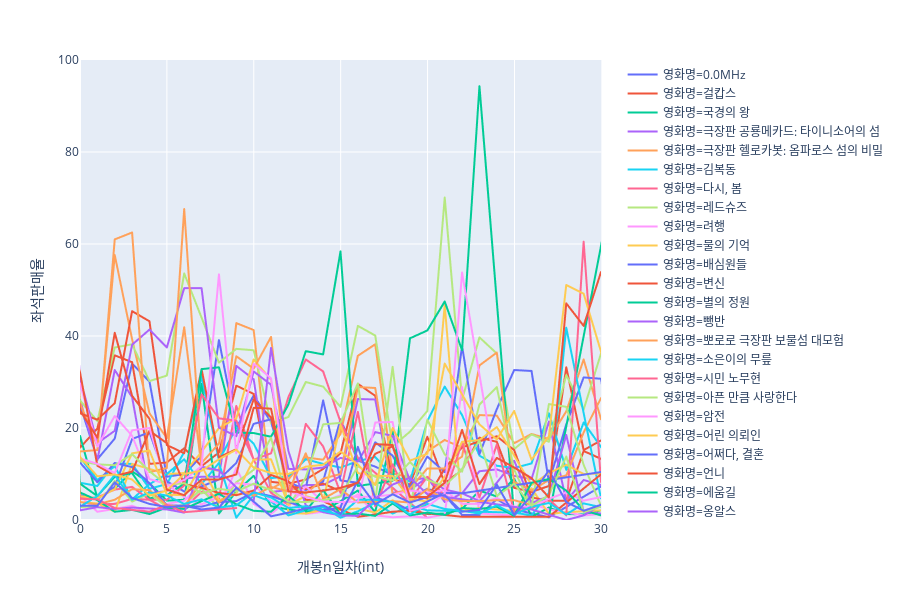

Notebook source saved alongside this figure:
### Code cell
# 2019년 개봉작 F-1 좌석판매율 변화
px.line(f1_2019, x='개봉n일차(int)', y='좌석판매율', color='영화명', range_x=[0,30], range_y=[0,100])

### Figure 1 — Plotly figure (JSON) as saved in the notebook; plotly's stock layout.template omitted (floating-point values rounded to 4 significant figures; data arrays with more than 128 entries replaced by an {"elided": "..."} marker saying what was removed)
{"data": [{"hoverlabel": {"namelength": 0}, "hovertemplate": "영화명=0.0MHz<br>개봉n일차(int)=%{x}<br>좌석판매율=%{y}", "legendgroup": "영화명=0.0MHz", "line": {"color": "#636efa", "dash": "solid"}, "mode": "lines", "name": "영화명=0.0MHz", "showlegend": true, "type": "scattergl", "x": [-9, -2, -1, 0, 1, 2, 3, 4, 5, 6, 7, 8, 9, 10, 11, 12, 13, 14, 15, 16, 17, 18, 19, 20, 21, 22, 23, 24, 25, 27, 30], "xaxis": "x", "y": [78.4, 100, 98.3, 25.1, 13.2, 17.7, 34, 30.1, 9.4, 10, 13.9, 39.1, 19.9, 27.1, 21.3, 8.3, 6.5, 8.4, 21.9, 12.9, 11.6, 9.8, 4.6, 6.8, 5.4, 1.1, 1.1, 4.5, 2.3, 0.6, 7.3], "yaxis": "y"}, {"hoverlabel": {"namelength": 0}, "hovertemplate": "영화명=걸캅스<br>개봉n일차(int)=%{x}<br>좌석판매율=%{y}", "legendgroup": "영화명=걸캅스", "line": {"color": "#EF553B", "dash": "solid"}, "mode": "lines", "name": "영화명=걸캅스", "showlegend": true, "type": "scattergl", "x": [-14, -9, -7, -2, -1, 0, 1, 2, 3, 4, 5, 6, 7, 8, 9, 10, 11, 12, 13, 14, 15, 16, 17, 18, 19, 20, 21, 22, 23, 24, 25, 26, 27, 28, 29, 30, 31, 32, 33, 34, 35, 36, 37, 38, 39, 40, 41, 42, 43, 44, 45, 46, 47, 48, 49, 50, 53, 54, 60, 61, 68, 69, 77, 118], "xaxis": "x", "y": [100, 94.2, 95.2, 35.6, 62.6, 15.7, 19.9, 35.8, 34.3, 12.2, 12.5, 15.6, 11.7, 14.7, 29.2, 27.4, 8.3, 7.9, 8.8, 11.1, 14.5, 29.6, 27, 8.9, 7.7, 18.1, 8, 10.9, 17.9, 17, 7, 6.1, 7.4, 33.2, 15.2, 17.3, 15.2, 14.1, 15.4, 15.5, 20.4, 20.1, 19, 17.8, 14.6, 26.5, 26.6, 26.6, 14.9, 19.4, 22, 25.6, 20.3, 52.4, 19.7, 80.8, 57.6, 100, 100, 40.7, 1, 44.1, 92.4, 76.6], "yaxis": "y"}, {"hoverlabel": {"namelength": 0}, "hovertemplate": "영화명=국경의 왕<br>개봉n일차(int)=%{x}<br>좌석판매율=%{y}", "legendgroup": "영화명=국경의 왕", "line": {"color": "#00cc96", "dash": "solid"}, "mode": "lines", "name": "영화명=국경의 왕", "showlegend": true, "type": "scattergl", "x": [-454, -452, -450, -327, -264, -259, -96, -94, 0, 1, 2, 3, 4, 5, 6, 7, 8, 9, 10, 11, 12, 13, 14, 15, 16, 17, 18, 19, 20, 21, 22, 23, 24, 25, 26, 27, 28, 29, 30, 31, 32, 33, 34, 35, 39, 40, 41, 42, 44, 46, 47, 51, 52, 54, 60, 64, 66, 69, 71, 73, 74, 75, 78, 83, 88, 90, 105, 123, 190], "xaxis": "x", "y": [38.9, 26.3, 69.4, 21, 14.9, 6.7, 43.1, 43.1, 18.3, 4.8, 6.8, 10.6, 8, 4.2, 4.4, 29.6, 1.4, 6.2, 9.6, 3, 2.3, 1.8, 2, 4.1, 6.4, 1.7, 19.6, 2, 1.3, 1.4, 2.4, 6.4, 5.1, 9, 0.7, 2.7, 1.3, 1.2, 2.1, 3.5, 1.7, 4.4, 1.2, 8.9, 1, 3.3, 1.8, 1, 2.9, 0.5, 2.9, 2.9, 33.8, 0.5, 2.9, 2.4, 2.4, 1, 0.5, 1.9, 1.4, 1, 3.3, 2.4, 2.9, 0.5, 87.1, 0.5, 27.8], "yaxis": "y"}, {"hoverlabel": {"namelength": 0}, "hovertemplate": "영화명=극장판 공룡메카드: 타이니소어의 섬<br>개봉n일차(int)=%{x}<br>좌석판매율=%{y}", "legendgroup": "영화명=극장판 공룡메카드: 타이니소어의 섬", "line": {"color": "#ab63fa", "dash": "solid"}, "mode": "lines", "name": "영화명=극장판 공룡메카드: 타이니소어의 섬", "showlegend": true, "type": "scattergl", "x": [-15, -7, -3, -2, -1, 0, 1, 2, 3, 4, 5, 6, 7, 8, 9, 10, 11, 12, 13, 14, 15, 16, 17, 18, 19, 20, 21, 22, 23, 24, 25, 26, 27, 28, 29, 30, 31, 32, 33, 34, 36, 40, 41, 42, 43, 45, 48, 69, 70, 72, 73, 75, 76, 78, 81, 82, 83, 88, 90, 93, 94, 95, 97, 98, 102, 103, 287], "xaxis": "x", "y": [100, 99.8, 79.2, 69.7, 40.7, 26.2, 13, 32.6, 26.7, 5.8, 6.3, 9, 9.4, 9.4, 33.5, 30.6, 6.1, 6.5, 7.6, 7.6, 9.5, 26.3, 26.2, 5.9, 6.5, 9.3, 3.9, 5.8, 10.6, 11, 9.6, 8.9, 21.4, 4.1, 8.7, 7.6, 7, 3.1, 3.8, 62.2, 50.8, 31.1, 58.2, 62.7, 27.4, 3.1, 1.3, 10.2, 8.3, 35.4, 16.7, 8.3, 8.3, 2.1, 4.2, 4.2, 4.2, 2.1, 2.1, 18.8, 20.8, 4.2, 8.3, 4.2, 6.3, 4.2, 1.1], "yaxis": "y"}, {"hoverlabel": {"namelength": 0}, "hovertemplate": "영화명=극장판 헬로카봇: 옴파로스 섬의 비밀<br>개봉n일차(int)=%{x}<br>좌석판매율=%{y}", "legendgroup": "영화명=극장판 헬로카봇: 옴파로스 섬의 비밀", "line": {"color": "#FFA15A", "dash": "solid"}, "mode": "lines", "name": "영화명=극장판 헬로카봇: 옴파로스 섬의 비밀", "showlegend": true, "type": "scattergl", "x": [-14, -7, -6, -3, -2, -1, 0, 1, 2, 3, 4, 5, 6, 7, 8, 9, 10, 11, 12, 13, 14, 15, 16, 17, 18, 19, 20, 21, 22, 23, 24, 25, 26, 27, 28, 29, 30, 31, 32, 33, 34, 35, 36, 37, 38, 39, 40, 41, 43, 44, 45, 47, 48, 49, 50, 51, 52, 53, 55, 56, 58, 59, 60, 61, 62, 63, 64, 65, 66, 67, 68, 71, 72, 73, 74, 75, 76, 77, 78, 79, 80, 81, 82, 83, 84, 99, 101, 220], "xaxis": "x", "y": [100, 100, 100, 65.4, 77.4, 76.1, 25.4, 16, 57.6, 39.3, 23.2, 17.8, 41.9, 11.4, 10.7, 42.8, 41.3, 6.8, 8.8, 13.6, 13.1, 18.7, 35.7, 38.2, 10.1, 9.3, 14.9, 17.4, 15.7, 22.8, 22.7, 16.7, 18.7, 17.6, 23.6, 34.9, 21.9, 20.5, 9.2, 7, 2.4, 2.6, 1.4, 12, 12.7, 1.4, 12, 2.2, 4.2, 12.3, 8.3, 6.3, 1.4, 8.6, 10, 17.5, 9.2, 3.4, 6.3, 41.6, 9.1, 45.8, 12.5, 5.7, 6.8, 6.8, 12.5, 25, 31.3, 5, 5, 6.3, 16.3, 24.2, 3, 9.4, 10.4, 12.5, 6.3, 25, 28.1, 6.3, 3.1, 6.3, 65, 81.8, 92.2, 6.3], "yaxis": "y"}, {"hoverlabel": {"namelength": 0}, "hovertemplate": "영화명=김복동<br>개봉n일차(int)=%{x}<br>좌석판매율=%{y}", "legendgroup": "영화명=김복동", "line": {"color": "#19d3f3", "dash": "solid"}, "mode": "lines", "name": "영화명=김복동", "showlegend": true, "type": "scattergl", "x": [-22, -16, -15, -12, -9, -8, -7, -5, -3, -2, -1, 0, 1, 2, 3, 4, 5, 6, 7, 8, 9, 10, 11, 12, 13, 14, 15, 16, 17, 18, 19, 20, 21, 22, 23, 24, 25, 26, 27, 28, 29, 30, 31, 32, 33, 34, 35, 36, 37, 38, 39, 40, 41, 42, 43, 44, 45, 46, 47, 48, 49, 50, 51, 52, 53, 55, 57, 58, 62, 63, 64, 67, 70, 71, 74, 76, 77, 80, 84, 85], "xaxis": "x", "y": [100, 100, 100, 88.9, 100, 72.9, 100, 100, 100, 40.6, 82.7, 8.1, 7.4, 12.3, 12.2, 6.8, 7.8, 14.8, 31.2, 12.9, 20.1, 16.6, 9.1, 9.5, 13.2, 12.2, 11.4, 12.8, 13.7, 9.4, 8.4, 21.5, 29, 22.8, 14, 11.8, 11.3, 12.3, 23.2, 10.9, 21.2, 15.9, 11.1, 8.8, 9.6, 4.6, 5.9, 5.7, 4.2, 4.3, 16.2, 35.5, 28.3, 44.7, 15.2, 52.3, 4.3, 73.3, 6.5, 41.8, 81.7, 100, 65.7, 100, 44.4, 5.7, 5.7, 52.1, 58.7, 57.7, 96.2, 3.2, 22.1, 46.5, 101.8, 72.2, 63.5, 100, 101.8, 70.2], "yaxis": "y"}, {"hoverlabel": {"namelength": 0}, "hovertemplate": "영화명=다시, 봄<br>개봉n일차(int)=%{x}<br>좌석판매율=%{y}", "legendgroup": "영화명=다시, 봄", "line": {"color": "#FF6692", "dash": "solid"}, "mode": "lines", "name": "영화명=다시, 봄", "showlegend": true, "type": "scattergl", "x": [-9, -1, 0, 1, 2, 3, 4, 5, 6, 7, 8, 9, 10, 11, 12, 13, 14, 15, 16, 20], "xaxis": "x", "y": [100, 99.1, 3.9, 3.4, 3.5, 4.6, 4.4, 2.3, 2.6, 6.1, 4.7, 24.8, 13.1, 14.5, 26.7, 34.9, 32.3, 21.3, 13.5, 0.5], "yaxis": "y"}, {"hoverlabel": {"namelength": 0}, "hovertemplate": "영화명=레드슈즈<br>개봉n일차(int)=%{x}<br>좌석판매율=%{y}", "legendgroup": "영화명=레드슈즈", "line": {"color": "#B6E880", "dash": "solid"}, "mode": "lines", "name": "영화명=레드슈즈", "showlegend": true, "type": "scattergl", "x": [-34, -21, -16, -15, -8, 0, 1, 2, 3, 4, 5, 6, 7, 8, 9, 10, 11, 12, 13, 14, 15, 16, 17, 18, 19, 20, 21, 22, 23, 24, 25, 26, 27, 28, 29, 30, 31, 32, 33, 34, 35, 36, 37, 38, 39, 40, 41, 42, 43, 44, 45, 46, 47, 48, 49, 50, 51, 52, 53, 54, 55, 56, 59, 60, 61, 62, 64, 68, 69, 70, 73, 75, 76, 79, 80, 81, 83, 84, 85, 88, 89, 96, 98, 102], "xaxis": "x", "y": [200, 100, 100, 96.4, 100, 26, 21.5, 37.5, 38.2, 30.2, 31.4, 53.6, 44, 34.2, 37.2, 36.9, 21, 22.4, 30, 29, 24.6, 42.2, 40.1, 16, 19.2, 23.7, 70.1, 26.1, 39.7, 36.2, 15.4, 18.6, 17, 31.5, 24, 36.2, 38.6, 22.1, 22.8, 46.2, 47, 44.5, 47.4, 45.8, 44, 40.9, 73.3, 72.7, 88.4, 58.8, 61.1, 67.2, 62.8, 16.6, 22.3, 25.1, 32.9, 25.5, 39, 52.7, 75, 20.5, 77.8, 1, 98.6, 9.6, 81.3, 2.2, 67.4, 55.8, 76.4, 98.9, 93.1, 74.3, 9.1, 5.5, 2.1, 2.7, 1.9, 1.8, 26.2, 99.2, 1.9, 8.8], "yaxis": "y"}, {"hoverlabel": {"namelength": 0}, "hovertemplate": "영화명=려행<br>개봉n일차(int)=%{x}<br>좌석판매율=%{y}", "legendgroup": "영화명=려행", "line": {"color": "#FF97FF", "dash": "solid"}, "mode": "lines", "name": "영화명=려행", "showlegend": true, "type": "scattergl", "x": [-726, -684, -680, -571, -15, -14, 0, 1, 2, 3, 4, 5, 6, 7, 8, 9, 10, 11, 12, 13, 14, 15, 16, 17, 18, 19, 20, 21, 22, 23, 25, 26, 27, 29, 32, 33, 34, 40, 47, 55, 60], "xaxis": "x", "y": [25.7, 5.8, 2, 12.7, 81.6, 100, 5.3, 1.8, 2.4, 3.1, 1.6, 3.5, 4.2, 7.8, 2.3, 11.3, 3.5, 1.3, 4.4, 1.3, 1.8, 3.1, 5.6, 1, 0.6, 0.8, 0.5, 1.2, 28.9, 1.4, 1, 3.5, 2.3, 1, 1.9, 5.1, 1.4, 2.2, 1, 2, 3.9], "yaxis": "y"}, {"hoverlabel": {"namelength": 0}, "hovertemplate": "영화명=물의 기억<br>개봉n일차(int)=%{x}<br>좌석판매율=%{y}", "legendgroup": "영화명=물의 기억", "line": {"color": "#FECB52", "dash": "solid"}, "mode": "lines", "name": "영화명=물의 기억", "showlegend": true, "type": "scattergl", "x": [-14, -13, -12, -8, -7, -5, 0, 1, 2, 3, 4, 5, 6, 7, 8, 9, 10, 11, 12, 13, 14, 15, 16, 17, 18, 19, 20, 21, 22, 23, 24, 25, 26, 27, 28, 30, 31, 33, 34, 36, 78, 89, 97], "xaxis": "x", "y": [96.9, 100, 100, 100, 96.9, 100, 3.9, 3.6, 1.8, 12.2, 11.1, 10, 10.2, 14.8, 20, 22.1, 34.9, 30.5, 1.5, 1.4, 2.2, 2.2, 2.5, 1.6, 4.3, 1.9, 3.7, 46.7, 2, 2.6, 2.3, 2, 6.9, 1.3, 1.7, 2.1, 4.8, 66.2, 2.1, 97.2, 100, 100, 80.2], "yaxis": "y"}, {"hoverlabel": {"namelength": 0}, "hovertemplate": "영화명=배심원들<br>개봉n일차(int)=%{x}<br>좌석판매율=%{y}", "legendgroup": "영화명=배심원들", "line": {"color": "#636efa", "dash": "solid"}, "mode": "lines", "name": "영화명=배심원들", "showlegend": true, "type": "scattergl", "x": [-27, -22, -20, -13, -8, -7, -6, -4, -3, -2, -1, 0, 1, 2, 3, 4, 5, 6, 7, 8, 9, 10, 11, 12, 13, 14, 15, 16, 17, 18, 19, 20, 21, 22, 23, 24, 25, 26, 27, 28, 29, 30, 31, 32, 33, 34, 35, 36, 41, 43, 49, 57, 59, 62, 84, 108, 133, 139], "xaxis": "x", "y": [100, 100, 100, 93, 96.6, 90.3, 95.6, 15.7, 15.2, 100, 48.5, 5.4, 4.5, 7.2, 17.6, 19.1, 8.4, 6.2, 7.3, 8.8, 12.4, 20.9, 21.9, 6.9, 6.8, 26, 8.6, 8.1, 16.9, 14, 7, 13.8, 10.4, 37.8, 14.3, 24.1, 32.6, 32.4, 8.2, 20.8, 31, 30.7, 8.3, 12.2, 12.6, 2.4, 100, 100.8, 100, 88.6, 56.6, 100, 58.1, 98.7, 94.3, 43.8, 79.3, 56.6], "yaxis": "y"}, {"hoverlabel": {"namelength": 0}, "hovertemplate": "영화명=변신<br>개봉n일차(int)=%{x}<br>좌석판매율=%{y}", "legendgroup": "영화명=변신", "line": {"color": "#EF553B", "dash": "solid"}, "mode": "lines", "name": "영화명=변신", "showlegend": true, "type": "scattergl", "x": [-13, -12, -9, -8, -1, 0, 1, 2, 3, 4, 5, 6, 7, 8, 9, 10, 11, 12, 13, 14, 15, 16, 17, 18, 19, 20, 21, 22, 23, 24, 25, 26, 27, 28, 29, 30, 31, 32, 33, 34, 35, 36, 37, 38, 39, 40, 41, 42, 43, 44, 45, 46, 47, 62], "xaxis": "x", "y": [100, 100, 97.2, 100.1, 69.8, 23.2, 21.8, 25.4, 45.4, 43.2, 16.3, 14.5, 32.8, 13.6, 15.4, 26.2, 22.3, 7.4, 6.7, 7.9, 6.3, 8.1, 14.4, 16, 5.1, 4.7, 11.2, 15.8, 17.1, 18.2, 15.2, 4.9, 4.2, 4.2, 15, 13.3, 14.6, 16.7, 19.1, 27.6, 18, 32, 21.8, 19.7, 20.4, 20.3, 18.3, 18.6, 20.7, 20.6, 21.4, 21.5, 18.4, 87.3], "yaxis": "y"}, {"hoverlabel": {"namelength": 0}, "hovertemplate": "영화명=별의 정원<br>개봉n일차(int)=%{x}<br>좌석판매율=%{y}", "legendgroup": "영화명=별의 정원", "line": {"color": "#00cc96", "dash": "solid"}, "mode": "lines", "name": "영화명=별의 정원", "showlegend": true, "type": "scattergl", "x": [-9, -7, -2, 0, 1, 2, 3, 4, 5, 6, 7, 8, 9, 10, 11, 12, 13, 14, 15, 16, 18, 19, 20, 21, 22, 23, 25, 26, 27, 32, 33, 36, 37, 39, 40, 47, 55, 59, 76, 79, 86, 93, 107], "xaxis": "x", "y": [100, 100, 56.3, 7.9, 5.2, 9.4, 10.2, 4.7, 5.4, 7.9, 32.8, 33.2, 19, 18.9, 18.1, 25.1, 36.7, 36, 58.4, 7.4, 8.5, 39.5, 41.2, 47.5, 36.9, 94.3, 0.7, 0.7, 0.7, 98.8, 0.4, 0.7, 0, 0.7, 0.7, 100, 100, 0.8, 0.8, 94.3, 100.8, 19.1, 62.6], "yaxis": "y"}, {"hoverlabel": {"namelength": 0}, "hovertemplate": "영화명=뺑반<br>개봉n일차(int)=%{x}<br>좌석판매율=%{y}", "legendgroup": "영화명=뺑반", "line": {"color": "#ab63fa", "dash": "solid"}, "mode": "lines", "name": "영화명=뺑반", "showlegend": true, "type": "scattergl", "x": [-7, -6, -5, -2, -1, 0, 1, 2, 3, 4, 5, 6, 7, 8, 9, 10, 11, 12, 13, 14, 15, 16, 17, 18, 19, 20, 21, 22, 23, 24, 25, 26, 27, 28, 29, 32, 34, 45, 49, 276], "xaxis": "x", "y": [100, 98.8, 69.5, 100, 82.6, 30.9, 16.7, 19.4, 38.1, 41.4, 37.5, 50.4, 50.4, 20.1, 18.2, 32.3, 29.4, 11.1, 11, 11.4, 13.5, 12.7, 19.1, 18.3, 8.6, 9.2, 6.6, 5.8, 4.1, 8.1, 12.9, 3.7, 5.2, 18.5, 1.8, 0.6, 1, 100, 95.3, 98.9], "yaxis": "y"}, {"hoverlabel": {"namelength": 0}, "hovertemplate": "영화명=뽀로로 극장판 보물섬 대모험<br>개봉n일차(int)=%{x}<br>좌석판매율=%{y}", "legendgroup": "영화명=뽀로로 극장판 보물섬 대모험", "line": {"color": "#FFA15A", "dash": "solid"}, "mode": "lines", "name": "영화명=뽀로로 극장판 보물섬 대모험", "showlegend": true, "type": "scattergl", "x": [-14, -7, -1, 0, 1, 2, 3, 4, 5, 6, 7, 8, 9, 10, 11, 12, 13, 14, 15, 16, 17, 18, 19, 20, 21, 22, 23, 24, 25, 26, 27, 28, 29, 30, 31, 32, 33, 34, 35, 36, 37, 38, 39, 40, 41, 42, 43, 44, 45, 46, 47, 48, 49, 50, 51, 52, 53, 54, 55, 56, 57, 58, 59, 60, 61, 62, 63, 64, 65, 66, 69, 70, 71, 72, 73, 74, 75, 76, 77, 78, 83, 91, 92, 104, 105, 106, 111, 114, 116, 121, 181, 195], "xaxis": "x", "y": [100, 99, 2.1, 14.9, 15.2, 61, 62.5, 10.4, 11.3, 67.6, 12.4, 16.6, 35.6, 32.9, 39.8, 7.3, 5.7, 9, 10, 28.9, 28.7, 5.6, 6.8, 11.2, 11.2, 13.8, 33.6, 36.4, 8.3, 6.4, 8.7, 9.7, 19, 26.5, 26.7, 10.1, 10.7, 16.7, 18.8, 18, 29.9, 31, 22.2, 20, 21.1, 27.1, 55.5, 30, 33.6, 26.6, 75.9, 44.9, 63, 28.6, 16.2, 48.9, 14.1, 9.6, 9, 9.4, 38.6, 38.8, 47.8, 62.5, 3.1, 50, 67.1, 72.2, 52.5, 25, 78, 15.3, 46, 41.1, 23.2, 12.5, 21.2, 46.4, 59, 91.5, 52.5, 100, 96.9, 87.2, 0, 64.7, 51.9, 94.3, 41.1, 100, 6.8, 30.2], "yaxis": "y"}, {"hoverlabel": {"namelength": 0}, "hovertemplate": "영화명=소은이의 무릎<br>개봉n일차(int)=%{x}<br>좌석판매율=%{y}", "legendgroup": "영화명=소은이의 무릎", "line": {"color": "#19d3f3", "dash": "solid"}, "mode": "lines", "name": "영화명=소은이의 무릎", "showlegend": true, "type": "scattergl", "x": [-544, -541, -539, -228, -8, 0, 1, 2, 3, 4, 5, 6, 7, 8, 9, 10, 11, 12, 13, 14, 15, 16, 17, 18, 19, 20, 25, 26, 27, 28, 30, 31, 32, 33, 34, 35, 36, 38, 40, 43, 45, 55], "xaxis": "x", "y": [17.8, 11.4, 7.5, 0, 100, 13.6, 8.7, 11.7, 4.5, 7.8, 10, 13.2, 7.8, 12.4, 0.5, 5.4, 4, 1, 2.1, 2.8, 0.5, 1.9, 3.7, 1.4, 3.1, 2.1, 1.6, 1, 5.9, 41.8, 4.7, 4.5, 0.7, 3, 2.8, 1.2, 1.2, 1.9, 0.5, 1.5, 5.7, 2.6], "yaxis": "y"}, {"hoverlabel": {"namelength": 0}, "hovertemplate": "영화명=시민 노무현<br>개봉n일차(int)=%{x}<br>좌석판매율=%{y}", "legendgroup": "영화명=시민 노무현", "line": {"color": "#FF6692", "dash": "solid"}, "mode": "lines", "name": "영화명=시민 노무현", "showlegend": true, "type": "scattergl", "x": [-10, -9, -3, -2, -1, 0, 1, 2, 3, 4, 5, 6, 7, 8, 9, 10, 11, 12, 13, 14, 15, 16, 17, 18, 19, 20, 21, 22, 23, 24, 25, 26, 27, 28, 29, 30, 31, 32, 33, 34, 35, 36, 37, 38, 39, 40, 41, 42, 43, 44, 45, 46, 47, 48, 49, 52, 53, 55, 56, 58, 59, 60, 61, 62], "xaxis": "x", "y": [100, 100, 100, 73.4, 68.6, 4.9, 4.9, 6.6, 7.2, 4.4, 4.4, 7.5, 27.3, 22.1, 21.6, 13.1, 5.9, 3.3, 20.9, 16, 5.9, 23.5, 3, 12.1, 4.3, 9.4, 5.3, 16.9, 4.9, 16.4, 1.8, 2.5, 4.5, 1, 60.5, 8.3, 1.4, 4.2, 1.5, 11.8, 0.5, 29.4, 5.5, 4.4, 2.4, 1, 2.2, 5.6, 1.1, 0.8, 24.2, 0.5, 0.5, 1.8, 1.8, 1.9, 1.7, 8.8, 2.4, 2.8, 2.4, 8.3, 1.8, 6], "yaxis": "y"}, {"hoverlabel": {"namelength": 0}, "hovertemplate": "영화명=아픈 만큼 사랑한다<br>개봉n일차(int)=%{x}<br>좌석판매율=%{y}", "legendgroup": "영화명=아픈 만큼 사랑한다", "line": {"color": "#B6E880", "dash": "solid"}, "mode": "lines", "name": "영화명=아픈 만큼 사랑한다", "showlegend": true, "type": "scattergl", "x": {"elided": "154 int values"}, "xaxis": "x", "y": {"elided": "154 float values"}, "yaxis": "y"}, {"hoverlabel": {"namelength": 0}, "hovertemplate": "영화명=암전<br>개봉n일차(int)=%{x}<br>좌석판매율=%{y}", "legendgroup": "영화명=암전", "line": {"color": "#FF97FF", "dash": "solid"}, "mode": "lines", "name": "영화명=암전", "showlegend": true, "type": "scattergl", "x": [-36, -30, -29, -28, -27, -20, -15, -10, -7, -6, -5, -1, 0, 1, 2, 3, 4, 5, 6, 7, 8, 9, 10, 11, 12, 13, 14, 15, 16, 17, 18, 19, 20, 21, 22, 23, 24, 25, 26, 27, 28, 29, 30, 31, 32, 33, 40], "xaxis": "x", "y": [100, 100, 100, 100, 100, 100, 100, 100, 95.2, 29.2, 23.5, 6.4, 29.7, 16, 22.6, 18.3, 8.9, 7.8, 5, 3.4, 5, 8, 7.7, 4.1, 2.9, 7.3, 4, 5.4, 5, 5.1, 5.5, 6.4, 6, 6.5, 3.5, 3.5, 4.8, 2.9, 2.9, 4.6, 6, 4.2, 5, 4.2, 3.5, 4.6, 98.1], "yaxis": "y"}, {"hoverlabel": {"namelength": 0}, "hovertemplate": "영화명=어린 의뢰인<br>개봉n일차(int)=%{x}<br>좌석판매율=%{y}", "legendgroup": "영화명=어린 의뢰인", "line": {"color": "#FECB52", "dash": "solid"}, "mode": "lines", "name": "영화명=어린 의뢰인", "showlegend": true, "type": "scattergl", "x": [-42, -34, -33, -29, -27, -23, -19, -15, -14, -12, -8, -7, -6, -2, -1, 0, 1, 2, 3, 4, 5, 6, 7, 8, 9, 10, 11, 12, 13, 14, 15, 16, 17, 18, 19, 20, 21, 22, 23, 24, 25, 26, 27, 28, 29, 30, 31, 32, 33, 34, 35, 36, 37, 38, 39, 40, 41, 42, 48, 61, 68, 105], "xaxis": "x", "y": [100, 100, 100, 100, 100, 98.6, 100, 100, 93.8, 98.9, 100, 99.9, 99.4, 96.4, 100, 5.2, 4.7, 6.7, 14.5, 15.1, 5.5, 5.4, 11.9, 4.3, 5.7, 13.1, 13.2, 3.3, 5.2, 4.1, 20.7, 10.2, 9.6, 9.6, 4.6, 4, 9.4, 17, 17.4, 20.2, 14, 7.6, 10.2, 12, 10, 10.1, 12.6, 13, 8.9, 8.9, 9.5, 70.3, 10.1, 11.5, 11.5, 11.2, 1.7, 100, 1.7, 78.9, 100, 95.3], "yaxis": "y"}, {"hoverlabel": {"namelength": 0}, "hovertemplate": "영화명=어쩌다, 결혼<br>개봉n일차(int)=%{x}<br>좌석판매율=%{y}", "legendgroup": "영화명=어쩌다, 결혼", "line": {"color": "#636efa", "dash": "solid"}, "mode": "lines", "name": "영화명=어쩌다, 결혼", "showlegend": true, "type": "scattergl", "x": [-9, 0, 1, 2, 3, 4, 5, 6, 7, 8, 9, 10, 11, 12, 13, 14, 15, 16, 17, 18, 19, 21, 22, 175], "xaxis": "x", "y": [82.4, 12.5, 8.2, 12.4, 11.5, 8, 3.2, 3.1, 2.9, 3.9, 4.1, 6, 5.2, 3.9, 2.7, 2.2, 2.6, 15.9, 4.8, 3.9, 2.1, 5.9, 5.8, 94.3], "yaxis": "y"}, {"hoverlabel": {"namelength": 0}, "hovertemplate": "영화명=언니<br>개봉n일차(int)=%{x}<br>좌석판매율=%{y}", "legendgroup": "영화명=언니", "line": {"color": "#EF553B", "dash": "solid"}, "mode": "lines", "name": "영화명=언니", "showlegend": true, "type": "scattergl", "x": [-18, -12, -5, 0, 1, 2, 3, 4, 5, 6, 7, 8, 9, 10, 11, 12, 13, 14, 15, 16, 17, 18, 19, 20, 21, 22, 23, 24, 25, 26, 27, 31, 32], "xaxis": "x", "y": [100, 100, 100, 32.1, 11.8, 9.6, 10.5, 19.4, 16.7, 7.8, 7, 5.9, 5.4, 6.4, 9.8, 8.4, 4.4, 4.1, 2.3, 0.7, 1.2, 1.8, 2, 1.4, 1.1, 0.7, 0.7, 0.7, 0.7, 0.7, 0.7, 13, 9], "yaxis": "y"}, {"hoverlabel": {"namelength": 0}, "hovertemplate": "영화명=에움길<br>개봉n일차(int)=%{x}<br>좌석판매율=%{y}", "legendgroup": "영화명=에움길", "line": {"color": "#00cc96", "dash": "solid"}, "mode": "lines", "name": "영화명=에움길", "showlegend": true, "type": "scattergl", "x": [-89, -88, -85, -83, -82, -81, -76, -75, -9, -7, -6, -5, -4, -2, 0, 1, 2, 3, 4, 5, 6, 7, 8, 9, 10, 11, 12, 13, 14, 15, 16, 17, 18, 19, 20, 21, 22, 23, 24, 25, 26, 27, 28, 29, 30, 31, 32, 33, 34, 35, 36, 37, 38, 39, 40, 41, 43, 44, 45, 46, 47, 48, 50, 51, 52, 53, 54, 55, 56, 57, 58, 59, 60, 61, 62, 63, 64, 65, 66, 67, 68, 69, 70, 71, 72], "xaxis": "x", "y": [96.9, 98.8, 100, 100, 100, 100, 100, 100, 100, 78.7, 100, 100, 62.6, 100, 6, 4.3, 1.8, 2.2, 1.3, 2.7, 2.4, 4.1, 5.7, 3.4, 2, 1.8, 5.3, 2, 6.5, 1.2, 1.4, 0.9, 3.6, 1, 1.6, 1.1, 2.6, 2.4, 2.9, 0.9, 8.1, 8.9, 6.4, 2.1, 1, 1.7, 23.1, 0.6, 2.6, 1.6, 1, 1.4, 0.9, 1.7, 0.9, 1.2, 1.7, 1.3, 1.1, 1.1, 2.8, 1, 0.9, 0.9, 0.7, 0.7, 0.5, 29.9, 2.7, 0.9, 0.7, 0.7, 0.7, 0.5, 0.7, 82, 1.2, 0.9, 0.9, 0.5, 0.8, 0.7, 0.8, 0.8, 0.9], "yaxis": "y"}, {"hoverlabel": {"namelength": 0}, "hovertemplate": "영화명=옹알스<br>개봉n일차(int)=%{x}<br>좌석판매율=%{y}", "legendgroup": "영화명=옹알스", "line": {"color": "#ab63fa", "dash": "solid"}, "mode": "lines", "name": "영화명=옹알스", "showlegend": true, "type": "scattergl", "x": [-14, -9, -4, -3, 0, 1, 2, 3, 4, 5, 6, 7, 8, 9, 10, 11, 12, 13, 14, 15, 16, 17, 18, 19, 20, 26, 28, 29, 31, 62, 122, 124, 128, 129, 131, 132, 135, 136, 137, 138, 139, 141, 142, 143, 145, 146, 149, 150, 152, 153], "xaxis": "x", "y": [100, 100, 81.3, 100, 2.1, 2.8, 2.4, 2.7, 2.5, 2.3, 1.6, 11.6, 10.8, 7.1, 4.1, 37.4, 15, 3.2, 1.7, 1, 0.9, 4.6, 7.7, 9.2, 5.6, 2.3, 0, 1, 5.6, 1.5, 27.6, 4.1, 0.6, 0.6, 2.4, 0.6, 0.6, 0.6, 0.6, 0.6, 0.6, 0.6, 0.6, 0.6, 2.7, 0.6, 0.6, 0.6, 1.5, 1.2], "yaxis": "y"}, {"hoverlabel": {"namelength": 0}, "hovertemplate": "영화명=왓칭<br>개봉n일차(int)=%{x}<br>좌석판매율=%{y}", "legendgroup": "영화명=왓칭", "line": {"color": "#FFA15A", "dash": "solid"}, "mode": "lines", "name": "영화명=왓칭", "showlegend": true, "type": "scattergl", "x": [-26, -20, -7, -1, 0, 1, 2, 3, 4, 5, 6, 7, 8, 9, 10, 11, 12, 13, 14, 15, 16, 17, 18, 19, 20, 21, 22, 23, 24, 25, 26], "xaxis": "x", "y": [91.6, 100, 80.3, 100, 3.9, 3.4, 4.4, 6.7, 6.5, 3.2, 2.9, 8.3, 3.8, 6.7, 5.3, 7.2, 6.2, 14.5, 4.6, 6.7, 3.8, 4, 4.1, 3.8, 6.7, 4.5, 4.1, 4.1, 4.3, 4.3, 3.3], "yaxis": "y"}, {"hoverlabel": {"namelength": 0}, "hovertemplate": "영화명=이월<br>개봉n일차(int)=%{x}<br>좌석판매율=%{y}", "legendgroup": "영화명=이월", "line": {"color": "#19d3f3", "dash": "solid"}, "mode": "lines", "name": "영화명=이월", "showlegend": true, "type": "scattergl", "x": [-424, -422, -421, -382, -297, -293, -292, -291, -279, -277, -273, -265, -263, -262, -259, -222, -14, 0, 1, 2, 3, 4, 5, 6, 7, 8, 9, 10, 11, 12, 13, 14, 15, 16, 17, 18, 19, 20, 21, 22, 23, 24, 25, 26, 27, 28, 29, 30, 31, 32, 33, 34, 35, 36, 37, 38, 39, 41, 42, 43, 44, 45, 46, 47, 48, 49, 52, 57, 59], "xaxis": "x", "y": [23.8, 28.8, 6.9, 30.9, 15.2, 1.9, 6.7, 9.4, 1.9, 0, 3.8, 1.9, 5.6, 8.3, 3.4, 1, 83, 2.9, 5.2, 9.8, 4.4, 6, 5.3, 3.5, 4.5, 2.7, 3.2, 6, 4.9, 2.6, 3, 2, 1.1, 4.4, 4.4, 3.9, 1.2, 3.5, 2.4, 2, 1.4, 3.2, 1.2, 2.9, 3.7, 1.2, 3.6, 2.8, 2.4, 2.4, 2.8, 1.4, 1.7, 0.5, 0.8, 2.3, 1.4, 4, 1.3, 2.2, 2, 3.2, 4, 2.2, 1, 1.2, 3.4, 2.7, 1.5], "yaxis": "y"}, {"hoverlabel": {"namelength": 0}, "hovertemplate": "영화명=질투의 역사<br>개봉n일차(int)=%{x}<br>좌석판매율=%{y}", "legendgroup": "영화명=질투의 역사", "line": {"color": "#FF6692", "dash": "solid"}, "mode": "lines", "name": "영화명=질투의 역사", "showlegend": true, "type": "scattergl", "x": [-6, 0, 1, 2, 3, 4, 5, 6, 9], "xaxis": "x", "y": [100, 4.6, 4.5, 2.6, 2.2, 1.8, 3.3, 1.7, 2.6], "yaxis": "y"}, {"hoverlabel": {"namelength": 0}, "hovertemplate": "영화명=칠곡 가시나들<br>개봉n일차(int)=%{x}<br>좌석판매율=%{y}", "legendgroup": "영화명=칠곡 가시나들", "line": {"color": "#B6E880", "dash": "solid"}, "mode": "lines", "name": "영화명=칠곡 가시나들", "showlegend": true, "type": "scattergl", "x": [-67, -48, -40, -34, -33, -27, -26, -25, -24, -23, -22, -21, -20, -19, -18, -15, -13, -8, -7, -6, -5, 0, 1, 2, 3, 4, 5, 6, 7, 8, 9, 10, 11, 12, 13, 14, 15, 16, 17, 18, 19, 20, 21, 22, 23, 24, 25, 26, 27, 28, 29, 30, 31, 32, 33, 34, 35, 36, 37, 38, 39, 41, 42, 43, 44, 45, 46, 47, 48, 49, 50, 51, 52, 53, 54, 55, 56, 57, 58, 59, 60, 61, 62, 63, 64, 67, 69, 70, 71, 72, 75, 76, 77, 82, 84, 88, 94, 95, 96, 97, 101, 102, 103, 104, 106, 108, 109, 110, 111, 113, 115, 116, 117, 118], "xaxis": "x", "y": [98.9, 100, 100, 99.1, 97.9, 75, 27.7, 10, 22.1, 26.6, 28.3, 12.4, 83, 100, 100, 100, 85.1, 99, 100, 91.7, 100, 12.8, 12.1, 11.9, 14.3, 10.6, 7.6, 8, 5.8, 6.8, 6.2, 7.9, 6.5, 4, 3.9, 4.3, 5.1, 11.7, 9.4, 8.6, 12.6, 8.7, 7.4, 11.1, 17.3, 5.2, 7.9, 3.1, 5.4, 13.8, 1.7, 2.9, 6.7, 3, 3.2, 3.5, 10.6, 28.9, 30.9, 6.5, 10, 1.5, 37.6, 25.9, 9.6, 15.1, 3, 0.9, 14.6, 34, 0.9, 2.9, 1.7, 1.4, 1.1, 3.4, 26.3, 0.8, 0.8, 0.8, 0.8, 73.5, 33.2, 77.1, 81.4, 2.3, 0.8, 100, 0.4, 0.4, 5.1, 3.9, 1.6, 100, 21.6, 5.7, 0.6, 0.6, 0.6, 2.1, 0.6, 0.6, 0.6, 3.8, 0.6, 0.6, 0.6, 0.6, 1.8, 100, 0.6, 0.6, 0.6, 2.5], "yaxis": "y"}, {"hoverlabel": {"namelength": 0}, "hovertemplate": "영화명=캐리tv 러브콘서트 더 무비<br>개봉n일차(int)=%{x}<br>좌석판매율=%{y}", "legendgroup": "영화명=캐리tv 러브콘서트 더 무비", "line": {"color": "#FF97FF", "dash": "solid"}, "mode": "lines", "name": "영화명=캐리tv 러브콘서트 더 무비", "showlegend": true, "type": "scattergl", "x": [-7, 0, 1, 2, 3, 4, 5, 6, 7, 8, 9, 10, 11, 12, 13, 14, 15, 16, 17, 18, 19, 20, 21, 22, 24], "xaxis": "x", "y": [95.2, 13.4, 12.2, 10.2, 19.5, 20, 7.4, 8.7, 11.7, 53.4, 14.5, 34, 30.8, 6.3, 5, 4, 3.9, 4, 21.2, 21.3, 2, 2.9, 5.7, 53.8, 9.4], "yaxis": "y"}, {"hoverlabel": {"namelength": 0}, "hovertemplate": "영화명=크게 될 놈<br>개봉n일차(int)=%{x}<br>좌석판매율=%{y}", "legendgroup": "영화명=크게 될 놈", "line": {"color": "#FECB52", "dash": "solid"}, "mode": "lines", "name": "영화명=크게 될 놈", "showlegend": true, "type": "scattergl", "x": [-22, -8, -7, -3, -2, 0, 1, 2, 3, 4, 5, 6, 7, 8, 9, 10, 11, 12, 13, 14, 15, 16, 17, 18, 19, 20, 21, 22, 23, 24, 25, 26, 27, 28, 29, 30, 32, 33, 34, 35, 36, 40, 41, 42, 46, 47, 54, 55, 56, 57], "xaxis": "x", "y": [100, 75.1, 100, 100, 100, 13.7, 9.5, 9.9, 8.8, 5.3, 6.4, 10, 10.7, 13.2, 15.3, 11.4, 10.2, 10, 11.6, 12, 14.9, 12.1, 7.6, 20, 12.9, 14.4, 34, 27.3, 20.8, 17.5, 23.7, 13.1, 18.2, 51.1, 49.2, 36.6, 1.1, 1.1, 1.1, 48.9, 1.1, 51.7, 87.7, 77.3, 73.4, 82.7, 77.2, 77.2, 77.2, 77.2], "yaxis": "y"}, {"hoverlabel": {"namelength": 0}, "hovertemplate": "영화명=한강에게<br>개봉n일차(int)=%{x}<br>좌석판매율=%{y}", "legendgroup": "영화명=한강에게", "line": {"color": "#636efa", "dash": "solid"}, "mode": "lines", "name": "영화명=한강에게", "showlegend": true, "type": "scattergl", "x": [-207, -151, -124, -122, -119, -64, -48, -25, -24, -20, -14, -9, -7, -1, 0, 1, 2, 3, 4, 5, 6, 7, 8, 9, 10, 11, 12, 13, 14, 15, 16, 17, 18, 19, 20, 21, 22, 23, 24, 25, 26, 27, 28, 29, 30, 31, 32, 33, 34, 35, 36, 37, 39, 40, 41, 42, 43, 45, 47, 48, 50, 54, 55, 180, 187, 194, 201, 208, 212, 213, 214, 215, 216], "xaxis": "x", "y": [31.6, 0, 27.7, 33.1, 61.7, 10.5, 9.1, 16.7, 8.3, 0, 100, 100, 100, 18.1, 3.1, 3.1, 8.2, 4.8, 3.5, 2.8, 3.1, 2.3, 2.7, 7, 4, 0.8, 1.6, 2.5, 3.2, 1.3, 8.5, 3.4, 5.6, 3.8, 5, 5.4, 1.8, 2.2, 7.7, 1.1, 5.3, 10.8, 3.9, 2, 3.3, 1.8, 14.2, 1.6, 2.9, 5.1, 1.9, 2, 1, 9.6, 4.4, 7.2, 6.6, 3.8, 1.1, 11.9, 0.5, 1.9, 10, 0, 2.5, 0.5, 1, 1, 0.9, 0.7, 0.9, 0.9, 0.7], "yaxis": "y"}, {"hoverlabel": {"namelength": 0}, "hovertemplate": "영화명=항거:유관순 이야기<br>개봉n일차(int)=%{x}<br>좌석판매율=%{y}", "legendgroup": "영화명=항거:유관순 이야기", "line": {"color": "#EF553B", "dash": "solid"}, "mode": "lines", "name": "영화명=항거:유관순 이야기", "showlegend": true, "type": "scattergl", "x": [-12, -8, -2, 0, 1, 2, 3, 4, 5, 6, 7, 8, 9, 10, 11, 12, 13, 14, 15, 16, 17, 18, 19, 20, 21, 22, 23, 24, 25, 26, 27, 28, 29, 30, 31, 32, 33, 34, 35, 36, 37, 38, 39, 40, 41, 42, 43, 44, 45, 46, 47, 48, 49, 50, 51, 53, 54, 55, 56, 57, 58, 61, 62, 65, 69, 70, 76, 79, 84, 92, 97, 98, 99, 110, 111, 113, 118, 119, 129, 169], "xaxis": "x", "y": [98.2, 100, 96.5, 23.8, 17.9, 40.7, 27, 22, 6.6, 5.4, 8.8, 8.8, 9.9, 24.4, 24.2, 6.2, 6, 6.4, 7, 8.1, 16.5, 16.3, 5, 5, 8.1, 19.6, 7.8, 13.5, 11.4, 9.1, 4.9, 47.1, 42.2, 53.9, 46, 16.7, 35.6, 11.2, 23.3, 55.3, 58.5, 25.3, 20.6, 27.2, 42.9, 41, 71.1, 29.4, 27.3, 23.6, 30.5, 34.4, 43.2, 38, 41.6, 100, 49.2, 33.9, 28.4, 46.2, 41.8, 86.9, 67.5, 43.7, 63.2, 84.7, 70.4, 99.5, 81.3, 57.8, 100, 81, 87.7, 100, 100, 100, 100, 99.3, 100, 43.6], "yaxis": "y"}], "layout": {"height": 600, "legend": {"tracegroupgap": 0}, "margin": {"t": 60}, "xaxis": {"anchor": "y", "domain": [0, 0.98], "range": [0, 30], "title": {"text": "개봉n일차(int)"}}, "yaxis": {"anchor": "x", "domain": [0, 1], "range": [0, 100], "title": {"text": "좌석판매율"}}}}
